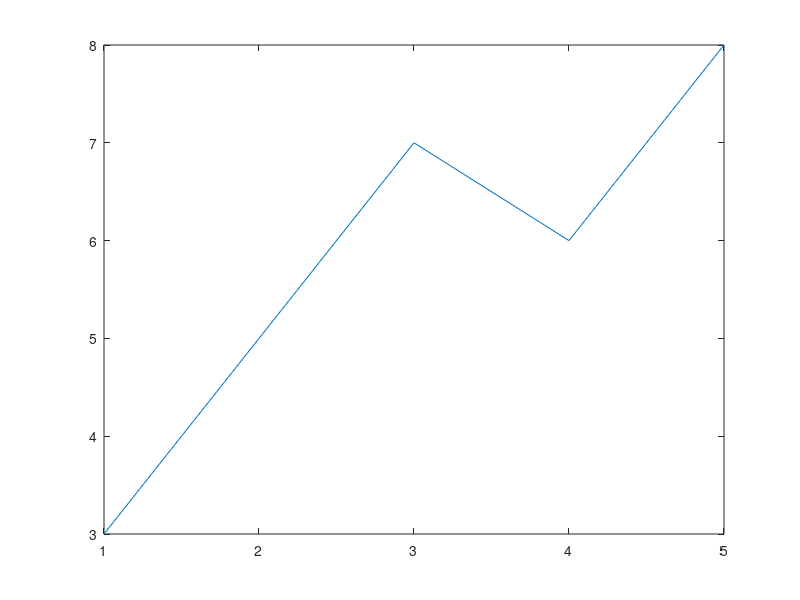
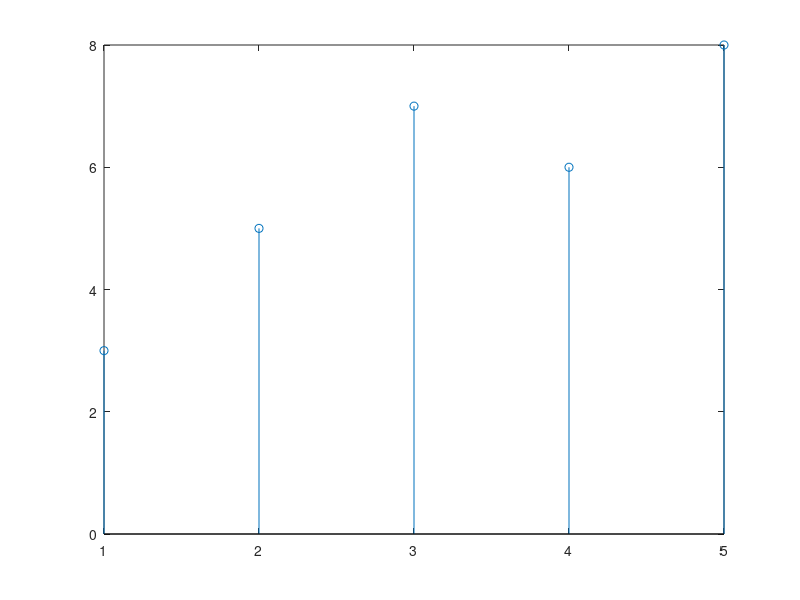
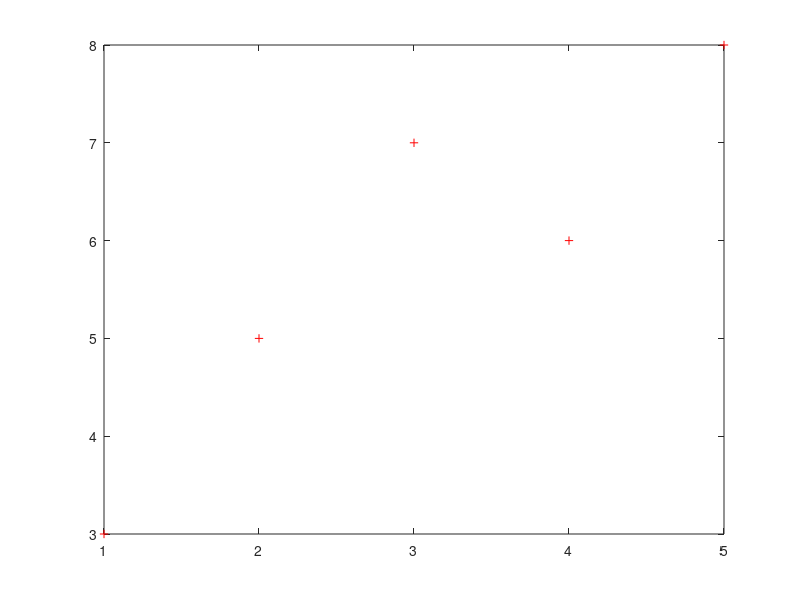

The MATLAB source for these figures, in order:
a = zeros (1,5)
% 定义a为1*5全零矩阵a = 0     0     0     0     0
a = zeros (1,5);
% 定义a为1*5全零矩阵，表示行尾，禁止代码行输出
b = ones (3,2)
% 定义b为3*2的全一矩阵 
% b=
% 1 1 
% 1 1 
% 1 1
c = size ( a )
% c表示a的行数列数 c=1 5
abs ([-5.2,3]) 
% 矩阵各元素的绝对值 ans=5.2000 3.0000
floor (3.6)
% 向下取整 ans=3
d =[1:-3.5:-9]
% 从1开始每隔-3.5取一个数，最多到-9的矩阵 d=1.0000 -2.5000 -6.0000
e = d 
% 赋值d给e e=1.0000 -2.5000 -6.0000
f = d (2)
% d的第二个数 f=-2.5000
g = sin ( pi /2)
% sin(π/2) g=1
h = exp (1.0)
% e的指数 2.7183
K =[1.4,2.3;5.1,7.8] 
% 2*2矩阵 分号表示换行
%K=
%1.4000    2.3000
%5.1000    7.8000
m = K (1,2)
% 矩阵k第一行第二列的数 m=2.3000
n = K (:,2)
% 矩阵K的第二列 
%n=
%2.3000
%7.8000
comp =3+4i
% 复数 comp=3.0000+4.0000i
real ( comp )
% comp的实部 ans=3
imag ( comp )
% comp的虚部 ans=4
abs ( comp )
% comp的模 ans=5
angle ( comp )
% comp的相位角 ans=0.9273
disp ('haha, MATLAB is fun') 
% 打印 haha, MATLAB is fun
3^2
% 3平方 ans=9
4==4
% 4等于4 ans=logical 1
2==8
% 2=8 ans=logical 0
3~=5
% 3不等于5 ans=logical 1
x=[1:1:5]
% 从1开始，每隔1取一个数，最高为5的矩阵 x=1 2 3 4 5
y=[3 5 7 6 8]
% 定义矩阵 y=[3 5 7 6 8]
figure 
% 创建图窗窗口
plot ( x , y )
% 创建y对应x的二维线图
figure 
% 创建图窗窗口
stem ( x , y ) 
% 绘制离散序列数据
figure 
% 创建图窗窗口
plot ( x , y ,'+r' )
% 创建y对应x的二维线图，点型为+，颜色为红色